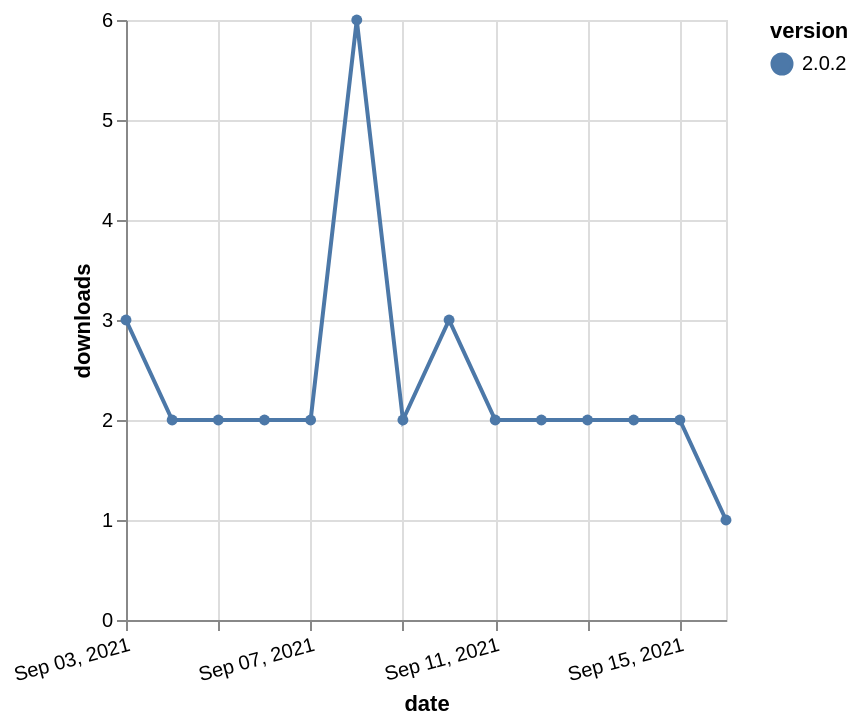

Write the Vega-Lite specification saved for this chart.
### Vega-Lite specification from a JSON file in a GitHub repository (floating-point values rounded to 4 significant figures)
{"$schema": "https://vega.github.io/schema/vega-lite/v5.json", "description": "A simple bar chart with embedded data.", "data": {"values": [{"date": "2021-09-03", "total": 451, "delta": 3, "version": "2.0.2"}, {"date": "2021-09-04", "total": 453, "delta": 2, "version": "2.0.2"}, {"date": "2021-09-05", "total": 455, "delta": 2, "version": "2.0.2"}, {"date": "2021-09-06", "total": 457, "delta": 2, "version": "2.0.2"}, {"date": "2021-09-07", "total": 459, "delta": 2, "version": "2.0.2"}, {"date": "2021-09-08", "total": 465, "delta": 6, "version": "2.0.2"}, {"date": "2021-09-09", "total": 467, "delta": 2, "version": "2.0.2"}, {"date": "2021-09-10", "total": 470, "delta": 3, "version": "2.0.2"}, {"date": "2021-09-11", "total": 472, "delta": 2, "version": "2.0.2"}, {"date": "2021-09-12", "total": 474, "delta": 2, "version": "2.0.2"}, {"date": "2021-09-13", "total": 476, "delta": 2, "version": "2.0.2"}, {"date": "2021-09-14", "total": 478, "delta": 2, "version": "2.0.2"}, {"date": "2021-09-15", "total": 480, "delta": 2, "version": "2.0.2"}, {"date": "2021-09-16", "total": 481, "delta": 1, "version": "2.0.2"}]}, "width": "container", "mark": {"type": "line", "point": {"filled": true}}, "encoding": {"x": {"field": "date", "type": "temporal", "timeUnit": "yearmonthdate", "title": "date", "axis": {"labelAngle": -15}}, "y": {"field": "delta", "type": "quantitative", "title": "downloads"}, "color": {"field": "version", "type": "nominal"}, "tooltip": {"field": "delta"}}}
